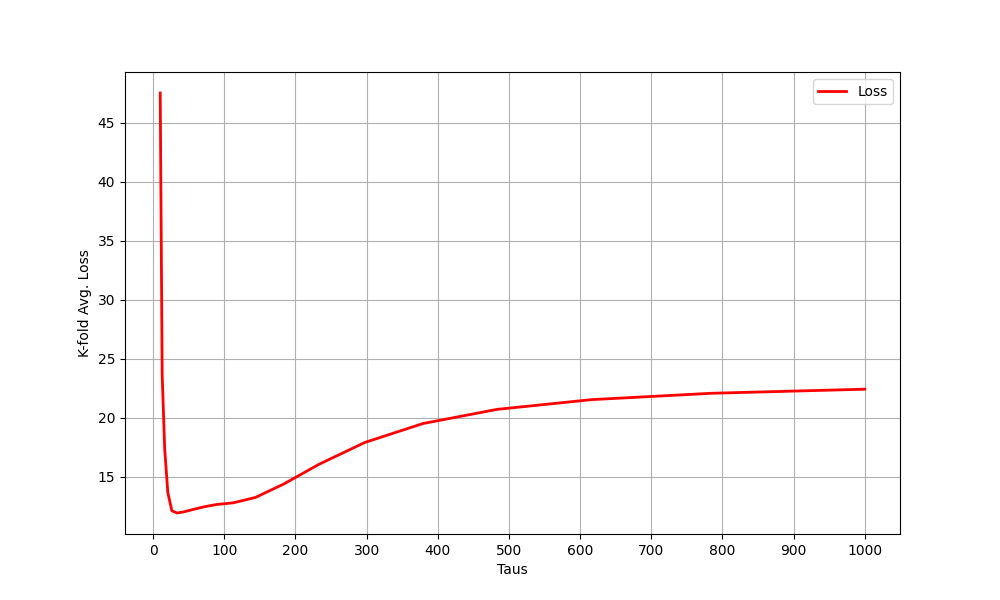

Here is the Python script that generated this plot:
"""
CSC2515 HW 2-Question 3

Collaborators: Barza Nisar, Yash Kant, Pavel Golikov
"""


from __future__ import print_function
import matplotlib
import matplotlib.pyplot as plt
import numpy as np
from sklearn.datasets import load_boston
from sklearn.model_selection import KFold
from scipy.special import logsumexp
from tqdm import tqdm
np.random.seed(0)

# load boston housing prices dataset
boston = load_boston()
x = boston['data']
N = x.shape[0]
x = np.concatenate((np.ones((506,1)),x),axis=1) #add constant one feature - no bias needed
d = x.shape[1]
y = boston['target']

idx = np.random.permutation(range(N))

font = {'family': 'DejaVu Sans',
        'size': 18}

matplotlib.rc('font', **font)

#helper function
def l2(A, B):
    '''
    Input: A is a Nxd matrix
           B is a Mxd matirx
    Output: dist is a NxM matrix where dist[i,j] is the square norm between A[i,:] and B[j,:]
    i.e. dist[i,j] = ||A[i,:]-B[j,:]||^2
    '''
    A_norm = (A**2).sum(axis=1).reshape(A.shape[0],1)
    B_norm = (B**2).sum(axis=1).reshape(1,B.shape[0])
    dist = A_norm+B_norm-2*A.dot(B.transpose())
    return dist


#to implement
def LRLS(test_datum, x_train, y_train, tau, lam=1e-5):
    '''
    Given a test datum, it returns its prediction based on locally weighted regression

    Input: test_datum is a dx1 test vector
           x_train is the N_train x d design matrix
           y_train is the N_train x 1 targets vector
           tau is the local reweighting parameter
           lam is the regularization parameter
    output is y_hat the prediction on test_datum
    '''

    x_test = test_datum.squeeze()

    # compute weights
    norm_sq = -1 * np.sum((x_train-x_test) ** 2, axis=1)
    norm_sq_by_tau = norm_sq / (2 * (tau ** 2))
    A = np.exp(norm_sq_by_tau - logsumexp(norm_sq_by_tau, axis=0))
    A = np.eye(len(x_train)) * A

    # find model params
    w = np.linalg.pinv((x_train.T @ A @ x_train) + np.eye(x_train.shape[-1]) * lam) @ (x_train.T @ A @ y_train)
    y_hat = np.dot(x_test.T, w)
    return y_hat


#helper function
def run_on_fold(x_test, y_test, x_train, y_train, taus):
    '''
    Input: x_test is the N_test x d design matrix
           y_test is the N_test x 1 targets vector        
           x_train is the N_train x d design matrix
           y_train is the N_train x 1 targets vector
           taus is a vector of tau values to evaluate
    output: losses a vector of average losses one for each tau value
    '''
    N_test = x_test.shape[0]
    losses = np.zeros(taus.shape)
    for j,tau in tqdm(enumerate(taus), total=len(taus)):
        predictions = np.array([LRLS(x_test[i,:].reshape(d,1),x_train,y_train, tau) \
                        for i in range(N_test)])
        losses[j] = ((predictions.flatten()-y_test.flatten())**2).mean()
        print(f"loss: {losses[j]}")
    return losses


#to implement
def run_k_fold(x, y, taus, k):
    '''
    Input: x is the N x d design matrix
           y is the N x 1 targets vector    
           taus is a vector of tau values to evaluate
           K in the number of folds
    output is losses a vector of k-fold cross validation losses one for each tau value
    '''
    kfolds = KFold(n_splits=k, shuffle=True)
    kfold_splits = list(kfolds.split(x, y))
    losses = []

    for train_inds, test_inds in kfold_splits:
        x_train, y_train = x[train_inds], y[train_inds]
        x_test, y_test = x[test_inds], y[test_inds]
        _losses = run_on_fold(x_test, y_test, x_train, y_train, taus)
        losses.append(_losses)

    # average losses across all k-folds
    losses = sum(losses) / len(losses)
    return losses

if __name__ == "__main__":
    # In this exercise we fixed lambda (hard coded to 1e-5) and only set tau value.
    # Feel free to play with lambda as well if you wish
    taus = np.logspace(1.0,3,20)
    losses = run_k_fold(x,y,taus,k=5)

    plt.figure(figsize=(10, 6))
    plt.plot(taus, losses, 'r', label='Loss', linewidth=2)
    plt.xticks(np.linspace(0, 1000, 11))
    plt.xlabel('Taus')
    plt.ylabel('K-fold Avg. Loss')
    plt.legend()
    plt.grid()
    plt.savefig('q3.png')
    plt.show()
    plt.plot(losses)

    print("min loss = {}".format(losses.min()))

